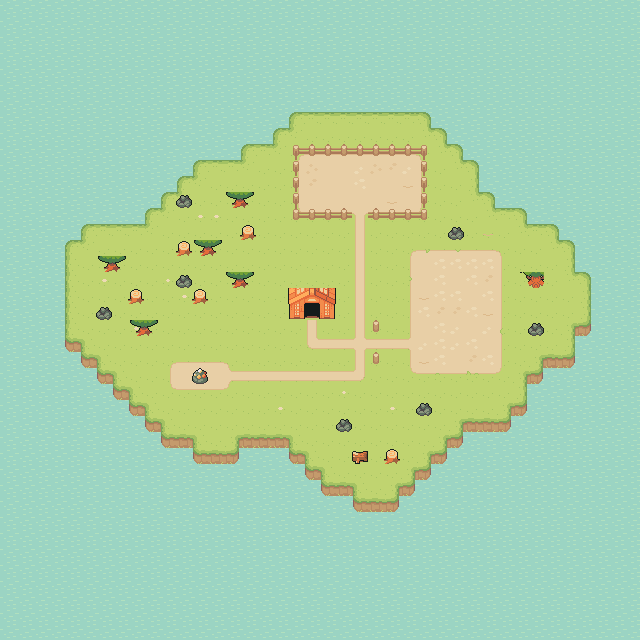

Rendered tile map (Tiled .tmx) drawn with the repository's tilesets; below, a short description and the map source with its tile grids summarised:
An orthogonal 40x40 tile map with 16x16 px tiles, 4 tile layers (Background, Terrain, Paths, Scenario), 3 hidden layers not drawn, 8 tilesets.

<map version="1.9" tiledversion="1.9.1" orientation="orthogonal" renderorder="right-down" width="40" height="40" tilewidth="16" tileheight="16" infinite="0" nextlayerid="8" nextobjectid="1">
 <tileset firstgid="1" source="polimon2.tsx" />
 <tileset firstgid="36" source="PoliMon.tsx" />
 <tileset firstgid="72" source="polimon3.tsx" />
 <tileset firstgid="136" source="polimon4.tsx" />
 <tileset firstgid="140" source="Fences.tsx" />
 <tileset firstgid="156" name="TilesetNature" tilewidth="16" tileheight="16" tilecount="336" columns="16">
  <image source="notfinal/NinjaAdventure/TilesetNature.png" width="256" height="336" />
 </tileset>
 <tileset firstgid="492" name="TilesetLogic" tilewidth="16" tileheight="16" tilecount="80" columns="8">
  <image source="notfinal/NinjaAdventure/TilesetLogic.png" width="128" height="160" />
 </tileset>
 <tileset firstgid="572" name="TilesetHouse" tilewidth="16" tileheight="16" tilecount="759" columns="33">
  <image source="notfinal/NinjaAdventure/TilesetHouse.png" width="528" height="368" />
 </tileset>
 <layer id="3" name="Background" width="40" height="40">
  <data>[1600 cells, 1600 non-empty, 1 distinct tile ids]</data>
 </layer>
 <layer id="1" name="Terrain" width="40" height="40">
  <data>[1600 cells, 556 non-empty, 13 distinct tile ids]</data>
 </layer>
 <layer id="4" name="Paths" width="40" height="40">
  <data>[1600 cells, 156 non-empty, 32 distinct tile ids]</data>
 </layer>
 <layer id="2" name="Scenario" width="40" height="40">
  <data>[1600 cells, 57 non-empty, 22 distinct tile ids]</data>
 </layer>
 <layer id="7" name="BattleZones" width="40" height="40" visible="0">
  <data>[1600 cells, 53 non-empty, 1 distinct tile ids]</data>
 </layer>
 <layer id="6" name="Foreground Objects" width="40" height="40" visible="0">
  <data>[1600 cells, 64 non-empty, 15 distinct tile ids]</data>
 </layer>
 <layer id="5" name="Colision Map" width="40" height="40" visible="0">
  <data>[1600 cells, 136 non-empty, 1 distinct tile ids]</data>
 </layer>
</map>
